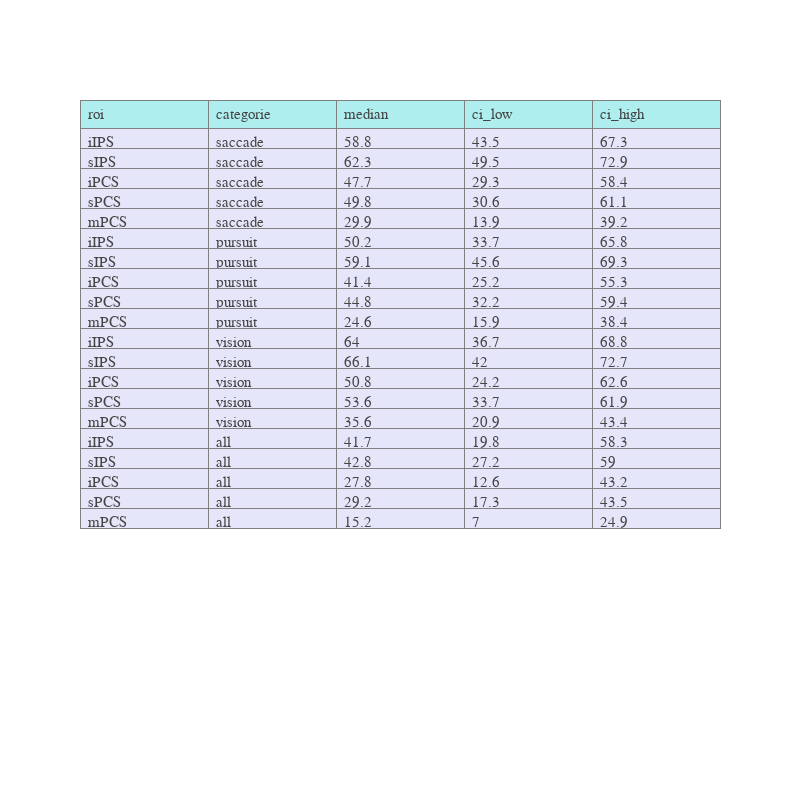

Write notebook code for a chart like this one.
### Code cell
sub_rois =  ['iIPS', 'sIPS', 'iPCS', 'sPCS', 'mPCS']


df_roi = group_rois_area_categorie_df.loc[group_rois_area_categorie_df['roi'].isin(sub_rois)]


fig = go.Figure()
fig.add_trace(go.Table(header=dict(values=list(df_roi.columns), 
                                   fill_color='paleturquoise', 
                                   align='left'), 
                       cells=dict(values=[df_roi[col].round(1) for col in df_roi.columns], 
                                  fill_color='lavender', 
                                  align='left')
                      ))

fig.update_layout(template=fig_template,
                  height=800, 
                  width=800)
fig.write_image("/Users/uriel/Downloads/Surface_percentage_table.pdf".format(subject))
fig.show()

### Figure 1 — Plotly figure (JSON) as saved in the notebook; plotly's stock layout.template omitted (floating-point values rounded to 4 significant figures)
{"data": [{"cells": {"align": "left", "fill": {"color": "lavender"}, "values": [["iIPS", "sIPS", "iPCS", "sPCS", "mPCS", "iIPS", "sIPS", "iPCS", "sPCS", "mPCS", "iIPS", "sIPS", "iPCS", "sPCS", "mPCS", "iIPS", "sIPS", "iPCS", "sPCS", "mPCS"], ["saccade", "saccade", "saccade", "saccade", "saccade", "pursuit", "pursuit", "pursuit", "pursuit", "pursuit", "vision", "vision", "vision", "vision", "vision", "all", "all", "all", "all", "all"], [58.8, 62.3, 47.7, 49.8, 29.9, 50.2, 59.1, 41.4, 44.8, 24.6, 64, 66.1, 50.8, 53.6, 35.6, 41.7, 42.8, 27.8, 29.2, 15.2], [43.5, 49.5, 29.3, 30.6, 13.9, 33.7, 45.6, 25.2, 32.2, 15.9, 36.7, 42, 24.2, 33.7, 20.9, 19.8, 27.2, 12.6, 17.3, 7], [67.3, 72.9, 58.4, 61.1, 39.2, 65.8, 69.3, 55.3, 59.4, 38.4, 68.8, 72.7, 62.6, 61.9, 43.4, 58.3, 59, 43.2, 43.5, 24.9]]}, "header": {"align": "left", "fill": {"color": "paleturquoise"}, "values": ["roi", "categorie", "median", "ci_low", "ci_high"]}, "type": "table"}], "layout": {"height": 800, "width": 800}}
